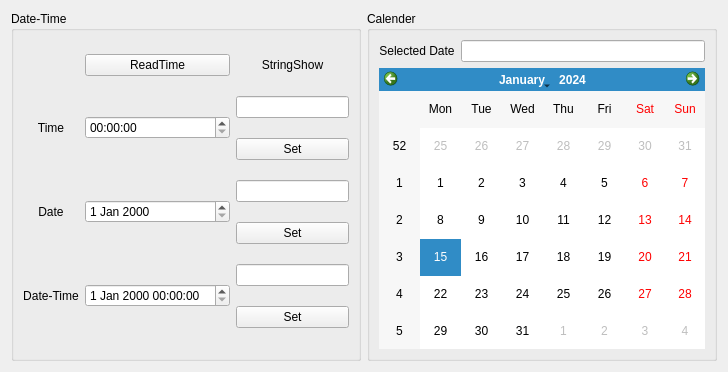
<?xml version="1.0" encoding="UTF-8"?>
<ui version="4.0">
 <class>Form</class>
 <widget class="QWidget" name="Form">
  <property name="geometry">
   <rect>
    <x>0</x>
    <y>0</y>
    <width>728</width>
    <height>372</height>
   </rect>
  </property>
  <property name="windowTitle">
   <string>Form</string>
  </property>
  <layout class="QHBoxLayout" name="horizontalLayout_3">
   <item>
    <widget class="QGroupBox" name="groupBox">
     <property name="title">
      <string>Date-Time</string>
     </property>
     <layout class="QHBoxLayout" name="horizontalLayout">
      <item>
       <layout class="QGridLayout" name="gridLayout">
        <item row="0" column="1">
         <widget class="QPushButton" name="pushBtn_readTime">
          <property name="text">
           <string>ReadTime</string>
          </property>
         </widget>
        </item>
        <item row="0" column="2">
         <widget class="QLabel" name="label_4">
          <property name="text">
           <string>StringShow</string>
          </property>
          <property name="alignment">
           <set>Qt::AlignCenter</set>
          </property>
         </widget>
        </item>
        <item row="1" column="0" rowspan="2">
         <widget class="QLabel" name="label_time">
          <property name="text">
           <string>Time</string>
          </property>
          <property name="alignment">
           <set>Qt::AlignCenter</set>
          </property>
          <property name="buddy">
           <cstring>timeEdit</cstring>
          </property>
         </widget>
        </item>
        <item row="1" column="1" rowspan="2">
         <widget class="QTimeEdit" name="timeEdit"/>
        </item>
        <item row="1" column="2">
         <widget class="QLineEdit" name="lineEdit"/>
        </item>
        <item row="2" column="2">
         <widget class="QPushButton" name="pushBtn_setTime">
          <property name="text">
           <string>Set</string>
          </property>
         </widget>
        </item>
        <item row="3" column="0" rowspan="2">
         <widget class="QLabel" name="label_date">
          <property name="text">
           <string>Date</string>
          </property>
          <property name="alignment">
           <set>Qt::AlignCenter</set>
          </property>
          <property name="buddy">
           <cstring>dateEdit</cstring>
          </property>
         </widget>
        </item>
        <item row="3" column="1" rowspan="2">
         <widget class="QDateEdit" name="dateEdit"/>
        </item>
        <item row="3" column="2">
         <widget class="QLineEdit" name="lineEdit_2"/>
        </item>
        <item row="4" column="2">
         <widget class="QPushButton" name="pushBtn_setDate">
          <property name="text">
           <string>Set</string>
          </property>
         </widget>
        </item>
        <item row="5" column="0" rowspan="2">
         <widget class="QLabel" name="label_datetime">
          <property name="text">
           <string>Date-Time</string>
          </property>
          <property name="alignment">
           <set>Qt::AlignCenter</set>
          </property>
          <property name="buddy">
           <cstring>dateTimeEdit</cstring>
          </property>
         </widget>
        </item>
        <item row="5" column="1" rowspan="2">
         <widget class="QDateTimeEdit" name="dateTimeEdit"/>
        </item>
        <item row="5" column="2">
         <widget class="QLineEdit" name="lineEdit_3"/>
        </item>
        <item row="6" column="2">
         <widget class="QPushButton" name="pushBtn_setDTime">
          <property name="text">
           <string>Set</string>
          </property>
         </widget>
        </item>
       </layout>
      </item>
     </layout>
    </widget>
   </item>
   <item>
    <widget class="QGroupBox" name="groupBox_2">
     <property name="title">
      <string>Calender</string>
     </property>
     <layout class="QVBoxLayout" name="verticalLayout">
      <item>
       <layout class="QHBoxLayout" name="horizontalLayout_2">
        <item>
         <widget class="QLabel" name="label_selected">
          <property name="text">
           <string>Selected Date</string>
          </property>
          <property name="alignment">
           <set>Qt::AlignCenter</set>
          </property>
          <property name="buddy">
           <cstring>lineEdit_selected</cstring>
          </property>
         </widget>
        </item>
        <item>
         <widget class="QLineEdit" name="lineEdit_selected"/>
        </item>
       </layout>
      </item>
      <item>
       <widget class="QCalendarWidget" name="calendarWidget"/>
      </item>
     </layout>
    </widget>
   </item>
  </layout>
 </widget>
 <resources/>
 <connections/>
</ui>
